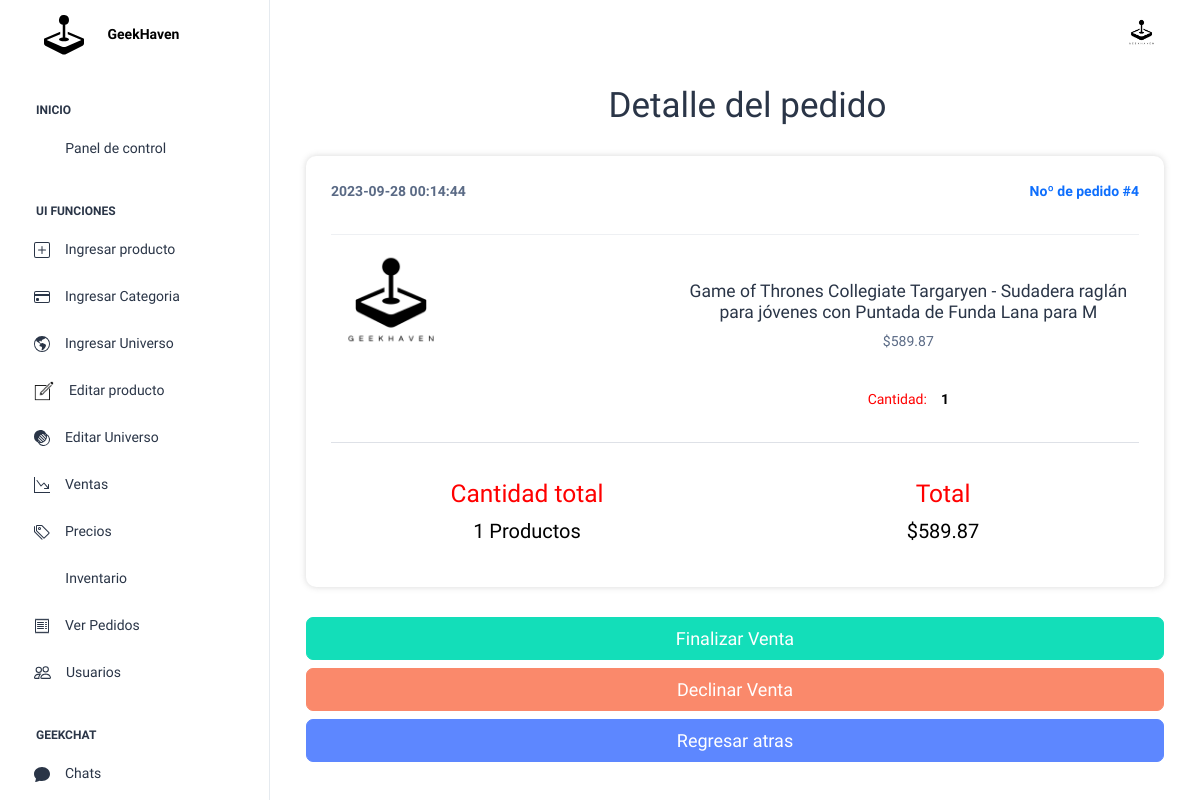
/src/views/admin/html/verPedido.php?id_orden=4, run on the app's committed database.
### tables this page shows
CREATE TABLE `usuarios` (
  `id_usuario` int(11) NOT NULL,
  `telefono` varchar(10) DEFAULT NULL,
  `contrasena` varchar(1000) DEFAULT NULL,
  `id_persona` int(11) DEFAULT NULL,
  `codigo_reset_passwd` int(11) DEFAULT NULL,
  `estado` int(11) DEFAULT NULL,
  `tipo_usuario` int(11) DEFAULT NULL,
  `reputacion` int(11) DEFAULT NULL,
  `imagen` varchar(1000) DEFAULT NULL
);

CREATE TABLE `orden` (
  `id_orden` int(11) NOT NULL,
  `fecha` timestamp NULL DEFAULT NULL,
  `usr` int(11) DEFAULT NULL
);

CREATE TABLE `personas` (
  `id_persona` int(11) NOT NULL,
  `nombre` varchar(30) DEFAULT NULL,
  `apellido` varchar(30) DEFAULT NULL,
  `info` varchar(50) DEFAULT NULL,
  `correo` varchar(100) DEFAULT NULL
);

CREATE TABLE `productos` (
  `id_producto` int(11) NOT NULL,
  `nom_producto` varchar(100) DEFAULT NULL,
  `precio` double DEFAULT NULL,
  `descripcion` varchar(500) DEFAULT NULL,
  `existencia` int(11) DEFAULT NULL,
  `estado` varchar(50) DEFAULT NULL,
  `id_cat` int(11) DEFAULT NULL,
  `tipo_id` int(11) DEFAULT NULL,
  `universo_id` int(11) DEFAULT NULL,
  `fecha` timestamp NOT NULL DEFAULT current_timestamp() ON UPDATE current_timestamp(),
  `precio_base` float DEFAULT NULL
);

CREATE TABLE `detalle_orden` (
  `id_do` int(11) NOT NULL,
  `id_producto` int(11) DEFAULT NULL,
  `cantidad` int(11) DEFAULT NULL,
  `id_usuario` int(11) DEFAULT NULL,
  `estatus` int(11) DEFAULT NULL,
  `fecha_detalle` timestamp NULL DEFAULT NULL,
  `id_orden` int(11) DEFAULT NULL
);

### src/data/Database.php (called while the page is built, shortened)
<?php
class Database
{
    private $servername = "localhost";
    private $username = "root";
    private $password = "";
    private $dbname = "geekhaven";
    private $conn;
    public function __construct()
    {
        try {
            $this->conn = new PDO("mysql:host=$this->servername;dbname=$this->dbname", $this->username, $this->password);
            $this->conn->setAttribute(PDO::ATTR_ERRMODE, PDO::ERRMODE_EXCEPTION);
            $this->conn->exec("set names utf8");
        } catch (PDOException $e) {
            echo "Error en la conexión: " . $e->getMessage();
        }
    }
    public function ejecutarConsulta($sql, $params = [])
    {
        try {
            $stmt = $this->conn->prepare($sql);
            $stmt->execute($params);
            return $stmt;
        } catch (PDOException $e) {
            echo "Error en la consulta: " . $e->getMessage();
            return null;
        }
    }
    public function seleccionarDatos($sql, $params = [])
    {
        $stmt = $this->ejecutarConsulta($sql, $params);
        if ($stmt) {
            return $stmt->fetchAll(PDO::FETCH_ASSOC);
        } else {
            return null;
        }
    }
}
?>

### src/views/admin/html/verPedido.php (the view, shortened to what this page needs)
<?php
    $db = new Database;
    if(isset($_GET['id_orden'])){
        $id_orden=$_GET['id_orden'];
      }
?>
<!doctype html>
<html lang="en">
<head>
  <link rel="stylesheet" href="../assets/css/styles.min.css" />
</head>
<body>
<?php include('navbar.php') ?>
   <div class="container-fluid">
   <div class="container">
<div class="row">
 <div class="col-md-12">
  <h1 class="text-center" style="margin-lefT:25px">Detalle del pedido</h1>
    <br>
<div class="container">
<div class="row">
        <div class="col-12" style="background:white; padding:25px; margin-bottom:30px; border-radius:10px; box-shadow: 0 0 6px rgb(123 123 123 / 30%);">
            <div class="row">
                <div class="col-6">
                    <p><b> <?php
                    $fechaQry="SELECT orden.fecha from orden WHERE id_orden=$id_orden";
                    $fecha=$db->seleccionarDatos($fechaQry);
                    foreach($fecha as $res){
                    echo $res['fecha'];} ?></b></p>
                </div>
                <div class="col-6 text-end">
                    <b style="color:#0d6efd">Noº de pedido  #<?php echo $id_orden ?></b>
                </div>
            </div>
            <hr style="opacity:0.1">
            <?php
$productosOrdenQry="SELECT orden.fecha,productos.nom_producto,detalle_orden.cantidad,productos.precio, (productos.precio*detalle_orden.cantidad) as 'total', usuarios.telefono, CONCAT(personas.nombre, personas.apellido) AS 'nombre', personas.correo
from personas join usuarios on personas.id_persona=usuarios.id_persona
JOIN detalle_orden on usuarios.id_usuario = detalle_orden.id_usuario
JOIN productos on detalle_orden.id_producto = productos.id_producto
JOIN categorias on productos.id_cat = categorias.id_cat
JOIN orden on orden.id_orden = detalle_orden.id_orden WHERE detalle_orden.id_orden=$id_orden";
$productosOrden=$db->seleccionarDatos($productosOrdenQry);
foreach ($productosOrden as $mis_compras){
    $nombre_producto=$mis_compras['nom_producto'];
    $cantidad_ind=$mis_compras['cantidad'];
    $precio_ind=$mis_compras['precio'];
?>
            <div class="row">
                <div class="col-5" style="margin-bottom:30px">
                    <img src="img_profile/logo_chat.png" style="width:120px; height:120px; border-radius:10px" alt="" srcset="">
                </div>
                <div class="col-7 text-center" style="padding-top:30px">
                    <h5><?php echo $nombre_producto ?></h5>
                    <p><?php echo '$' . $precio_ind ; ?></p><br>
                    <p style="color:red">Cantidad: &ensp; <b style="color:black"><?php echo $cantidad_ind ?></b></p>
                </div>
            </div>
    <hr style="opacity:0.2">
            <?php
}
?>
            <div class="row">
                <div class="col-6 text-center">
                <h3 style="margin-top:20px;color:red">Cantidad total</h3>
                    <p style="color:black; font-size:20px">
                    <?php
                    $cantidad_tot="SELECT sum(detalle_orden.cantidad) as 'c' from detalle_orden where detalle_orden.id_orden=$id_orden";
                    $cantidad_total=$db->seleccionarDatos($cantidad_tot);
                    foreach($cantidad_total as $res){
                        echo $res['c'].' '. 'Productos';}
                    ?>
                    </p>
                </div>
                <div class="col-6 text-center" >
                   <h3 style="margin-top:20px;color:red">Total</h3>
                    <p style="color:black; font-size:20px"><?php
                    $total_pedidoQry="SELECT TRUNCATE(PRD.total, 2) as 'total' FROM (SELECT orden.fecha,productos.nom_producto,detalle_orden.cantidad,productos.precio, SUM(productos.precio*detalle_orden.cantidad) as 'total', usuarios.telefono, CONCAT(personas.nombre, personas.apellido) AS 'nombre', personas.correo
                    from personas join usuarios on personas.id_persona=usuarios.id_persona
                    JOIN detalle_orden on usuarios.id_usuario = detalle_orden.id_usuario
                    JOIN productos on detalle_orden.id_producto = productos.id_producto
                    JOIN categorias on productos.id_cat = categorias.id_cat
                    JOIN orden on orden.id_orden = detalle_orden.id_orden WHERE detalle_orden.id_orden=$id_orden) as PRD";
                    $total_pedido=$db->seleccionarDatos($total_pedidoQry);
                    foreach($total_pedido as $res){
                    echo '$' . $res['total'];} ?></p>
                </div>
            </div>
        </div>
   </div>
</div>
<center> <button data-bs-toggle="modal" data-bs-target="#exampleModal1" type="button" class="btn btn-success col-12 fs-5 mb-2">Finalizar Venta</button></center>
<center> <button data-bs-toggle="modal" data-bs-target="#exampleModal2" type="button" class="btn btn-danger col-12 fs-5 mb-2">Declinar Venta</button></center>
<center><a href="listaPedidos.php"><button type="button" class="btn btn-primary col-12 fs-5 mb-2">Regresar atras</button></a></center>
  </div>

### src/views/admin/html/navbar.php (shortened to what this page needs)
<?php
$sql="SELECT * FROM personas INNER JOIN usuarios on personas.id_persona=usuarios.id_persona WHERE usuarios.tipo_usuario=0 and usuarios.id_usuario=41";
$img_admin=$db->seleccionarDatos($sql);
foreach($img_admin as $img_admin){
$img_ad=$img_admin['imagen'];
}
?>
<div class="page-wrapper" id="main-wrapper" data-layout="vertical" data-navbarbg="skin6" data-sidebartype="full"
    data-sidebar-position="fixed" data-header-position="fixed">
    <aside class="left-sidebar" style="    background: #ffffffde; backdrop-filter: blur(70px);">
      <div>
        <div class="brand-logo d-flex align-items-center justify-content-between">
          <a href="/geekhaven/src/views/admin/index.php" class="text-nowrap logo-img">
            <b style="color: black;">GeekHaven</b>
          </a>
        </div>
        <nav class="sidebar-nav scroll-sidebar" data-simplebar="">
          <ul id="sidebarnav">
            <li class="nav-small-cap">
              <span class="hide-menu">Inicio</span>
            </li>
            <li class="sidebar-item">
              <a class="sidebar-link" href="/geekhaven/src/views/admin/index.php" aria-expanded="false">
                <span>
                  <i class="ti ti-layout-dashboard"></i>
                </span>
                <span class="hide-menu">Panel de control</span>
              </a>
            </li>
            <li class="nav-small-cap">
              <span class="hide-menu">UI Funciones</span>
            </li>
            <li class="sidebar-item">
              <a class="sidebar-link" href="/geekhaven/src/views/admin/html/agregar_producto.php" aria-expanded="false">
                <span>
                </span>
                <span class="hide-menu">Ingresar producto</span>
              </a>
            </li>
            <li class="sidebar-item">
              <a class="sidebar-link" href="/geekhaven/src/views/admin/html/agregarCategoria.php" aria-expanded="false">
                <span>
                </span>
                <span class="hide-menu">Ingresar Categoria</span>
              </a>
            </li>
            <li class="sidebar-item">
              <a class="sidebar-link" href="/geekhaven/src/views/admin/html/agregarUniverso.php" aria-expanded="false">
                <span>
                </span>
                <span class="hide-menu">Ingresar Universo</span>
              </a>
            </li>
            <li class="sidebar-item">
              <a class="sidebar-link" href="/geekhaven/src/views/admin/html/editar_producto.php" aria-expanded="false">
                <span>
                  <img style="width: 20px; height: 20px;">
                </span>
                <span class="hide-menu">Editar producto</span>
              </a>
            </li>
            <li class="sidebar-item">
              <a class="sidebar-link" href="/geekhaven/src/views/admin/html/editUniverso.php" aria-expanded="false">
                <span>
                </span>
                <span class="hide-menu">Editar Universo</span>
              </a>
            </li>
            <li class="sidebar-item">
              <a class="sidebar-link" href="html/ui-card.html" aria-expanded="false">
                <span>
                </span>
                <span class="hide-menu">Ventas</span>
              </a>
            </li>
            <li class="sidebar-item">
              <a class="sidebar-link" href="html/ui-card.html" aria-expanded="false">
                <span>
                </span>
                <span class="hide-menu">Precios</span>
              </a>
            </li>
            <li class="sidebar-item">
              <a class="sidebar-link" href="html/ui-forms.html" aria-expanded="false">
                <span>
                  <i class="ti ti-file-description"></i>
                </span>
                <span class="hide-menu">Inventario</span>
              </a>
            </li>
            <li class="sidebar-item">
              <a class="sidebar-link" href="/geekhaven/src/views/admin/html/listaPedidos.php" aria-expanded="false">
                <span>
                </span>
                <span class="hide-menu">Ver Pedidos</span>
              </a>
            </li>
            <li class="sidebar-item">
              <a class="sidebar-link" href="html/ui-typography.html" aria-expanded="false">
                <span>
                </span>
                <span class="hide-menu">Usuarios</span>
              </a>
            </li>
            <li class="nav-small-cap">
              <span class="hide-menu">GeekChat</span>
            </li>
            <li class="sidebar-item">
              <a class="sidebar-link" href="/geekhaven/templates/mensajeria/index.php" aria-expanded="false">
                <span>
                </span>
                <span class="hide-menu">Chats</span>
              </a>
            </li>
          </ul>
        </nav>
      </div>
    </aside>
    <div class="body-wrapper">
      <header class="app-header" style="    background: #ffffffde;backdrop-filter: blur(70px);">
        <nav class="navbar navbar-expand-lg navbar-light">
          <div class="navbar-collapse justify-content-end px-0" id="navbarNav">
            <ul class="navbar-nav flex-row ms-auto align-items-center justify-content-end">
              <li class="nav-item dropdown">
                <a class="nav-link nav-icon-hover" href="javascript:void(0)" id="drop2" data-bs-toggle="dropdown"
                  aria-expanded="false">
                  <img src="/geekhaven/src/views/admin/html/img_profile/<?php echo $img_ad;?>" alt="" width="35" height="35" class="rounded-circle">
                </a>
              </li>
            </ul>
          </div>
        </nav>
      </header>

### data on the page
usuarios: imagen (picture)
orden: fecha "2023-09-28 00:14:44"
personas: productos.nom_producto "Game of Thrones Collegiate Targaryen - Sudadera raglán para jóvenes con Puntada de Funda Lana para M", productos.precio "589.87", detalle_orden.cantidad "1"

### other printed values
$id_orden "4"
$res['c'] "1"
$res['total'] "589.87"
